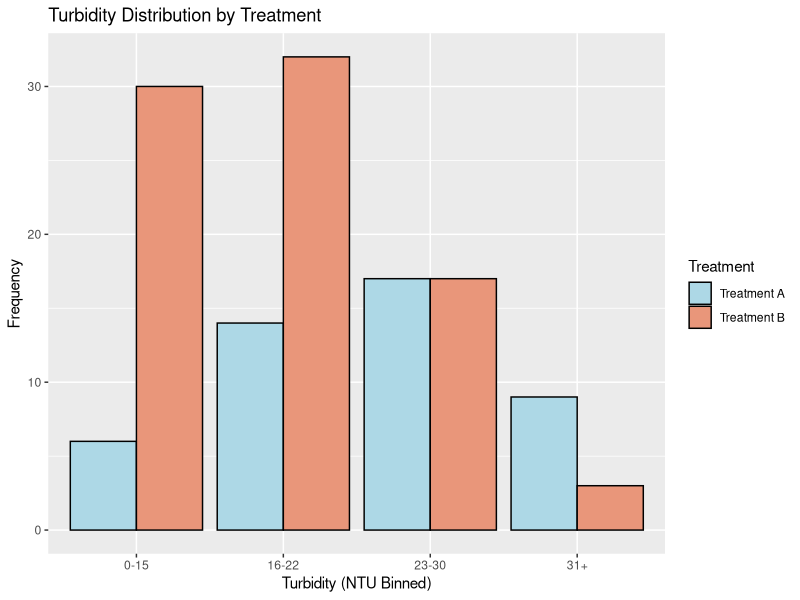
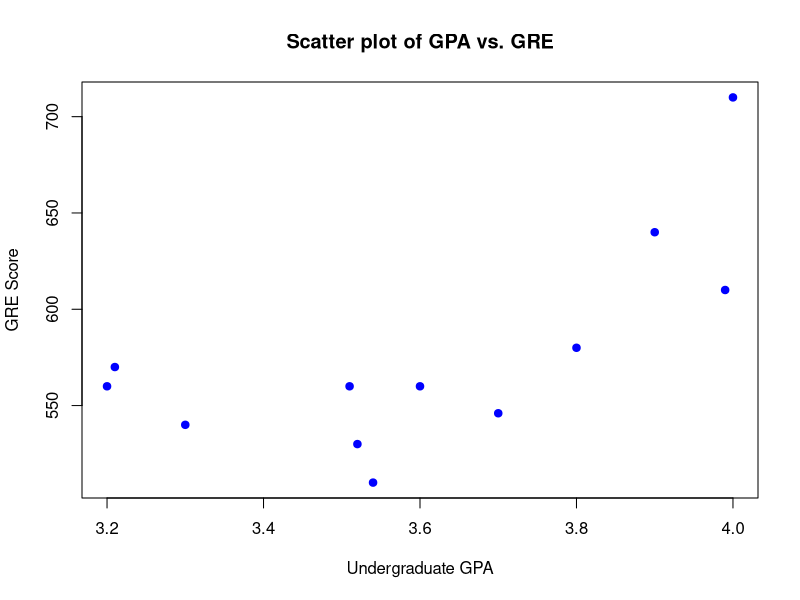
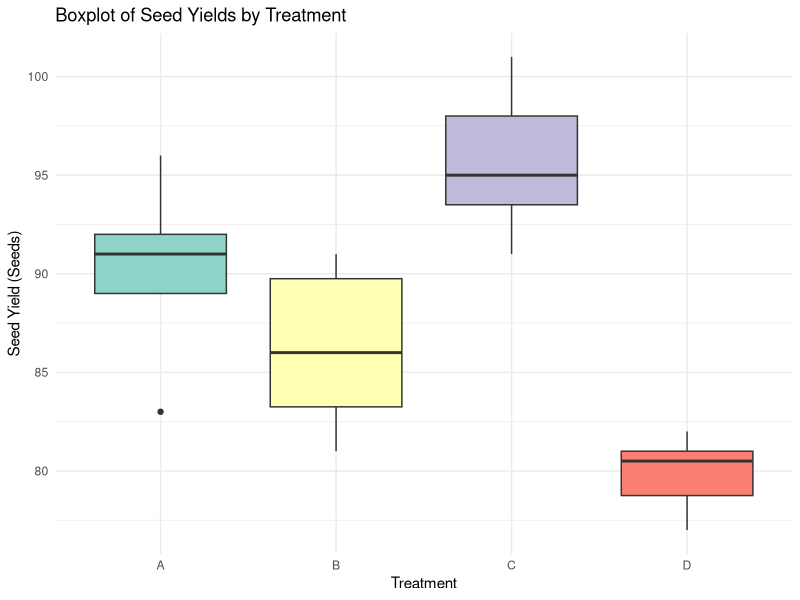

These charts were generated, in order, by the following R code:
## ---- chunk 1
# Define the observed values
n <- 19  
x <- 3   
p0 <- 0.5  

# Calculate the observed proportion
p_hat <- x / n

# Calculate the Z-test statistic
Z <- (p_hat - p0) / sqrt(p0 * (1 - p0) / n)

# Calculate the p-value for a two-tailed test
p_value <- 2 * (1 - pnorm(abs(Z)))

# Output the results
cat("Z-test statistic:", Z, "\n")
cat("P-value:", p_value, "\n")

# Check if the result is significant at alpha = 0.05
if (p_value < 0.05) {
  cat("The result is statistically significant. Reject the null hypothesis.\n")
} else {
  cat("The result is not statistically significant. Fail to reject the null hypothesis.\n")
}

## ---- chunk 2
# Load packages
library(dplyr)

# Load the data from CSV
ntu_data <- read.csv("ntu_data.csv")

# View the first few rows of the dataset
head(ntu_data)

# Check the structure of the data
str(ntu_data)

# Create a new factor variable for turbidity bins
ntu_data$Turbidity_Binned <- cut(ntu_data$NTU,
                                  breaks = c(0, 15, 22, 30, Inf),
                                  labels = c("0-15", "16-22", "23-30", "31+"),
                                  right = TRUE)

# Create a contingency table
contingency_table <- table(ntu_data$Treatment, ntu_data$Turbidity_Binned)

# View the contingency table
print(contingency_table)

# Perform the Chi-Square test
chi_square_result <- chisq.test(contingency_table)

# View the results of the Chi-Square test
chi_square_result

# Visualizing the data with a bar plot
library(ggplot2)

ggplot(ntu_data, aes(x = Turbidity_Binned, 
                     fill = Treatment)) +
  geom_bar(position = "dodge", 
           color = "black", 
           size = 0.5) +
  labs(title = "Turbidity Distribution by Treatment",
       x = "Turbidity (NTU Binned)",
       y = "Frequency") +
    scale_fill_manual(values = c("Treatment A" = "lightblue", "Treatment B" = "darksalmon")) 


## ---- chunk 3

# Step 1: Read the CSV data
data <- read.csv("grad_school.csv")

# Step 2: Scatter plot
plot(data$GPA, data$GRE, 
     main = "Scatter plot of GPA vs. GRE", 
     xlab = "Undergraduate GPA", 
     ylab = "GRE Score", 
     pch = 19, col = "blue")

# Step 3: Correlation
correlation <- cor(data$GPA, data$GRE)
print(paste("Correlation coefficient: ", correlation))

# Step 4: Linear regression
model <- lm(GRE ~ GPA, data = data)
summary(model)

## ---- chunk 4

# Load the data
data <- read.csv("DogwoodSeeds.csv")

# Run the ANOVA
anova_result <- aov(Seeds ~ Treatment, data = data)

# Summary of the ANOVA
summary(anova_result)

# Perform Tukey's HSD post-hoc test
tukey_result <- TukeyHSD(anova_result)

# Display the results of Tukey's test
print(tukey_result)

# Visualize the boxplot with ggplot2
library(ggplot2)

ggplot(data, aes(x = Treatment, y = Seeds, fill = Treatment)) +
  geom_boxplot() +
  labs(title = "Boxplot of Seed Yields by Treatment", 
       x = "Treatment", 
       y = "Seed Yield (Seeds)") +
   scale_fill_brewer(palette = "Set3") +
  theme_minimal() +
  theme(legend.position = "none")

